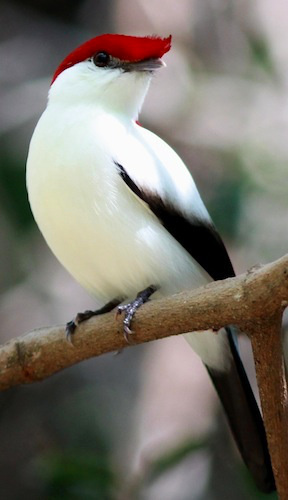
#> input picture 4-作业提交/Manakin.jpg, 288 x 500 px
$ python gray.py
#> lines starting #> are read from the running program, lines starting #| are printed output that depends on the picture
work_dir="D:/Iquisit/class/gray/"

from PIL import Image
im = Image.open('Manakin.jpg').convert('L')
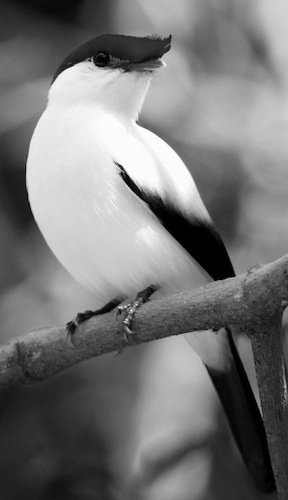
#> im: PIL image 288x500 L; min 0, max 255, mean 118.1
#im = Image.open('blank.bmp').convert('L')
from PIL import ImageDraw
draw = ImageDraw.Draw(im)
for x in range(1, 17):
    for i in range(0, list(im.size)[0]):
            for j in range(0, list(im.size)[1]):
                    color = im.getpixel((i, j))
                    #改变灰度值
                    color = color - 2
                    point = [i, j]
                    draw.point(point, color)
                    #在每个点画出来~~
    im.save('pic'+str(x-1)+'.jpg')
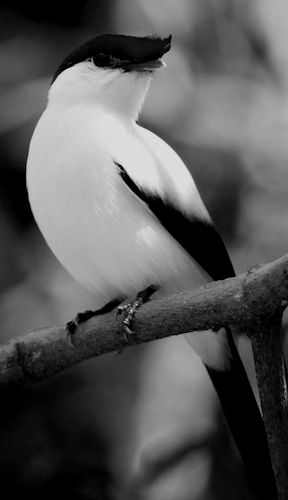
#> im: PIL image 288x500 L; min 0, max 223, mean 87.5
